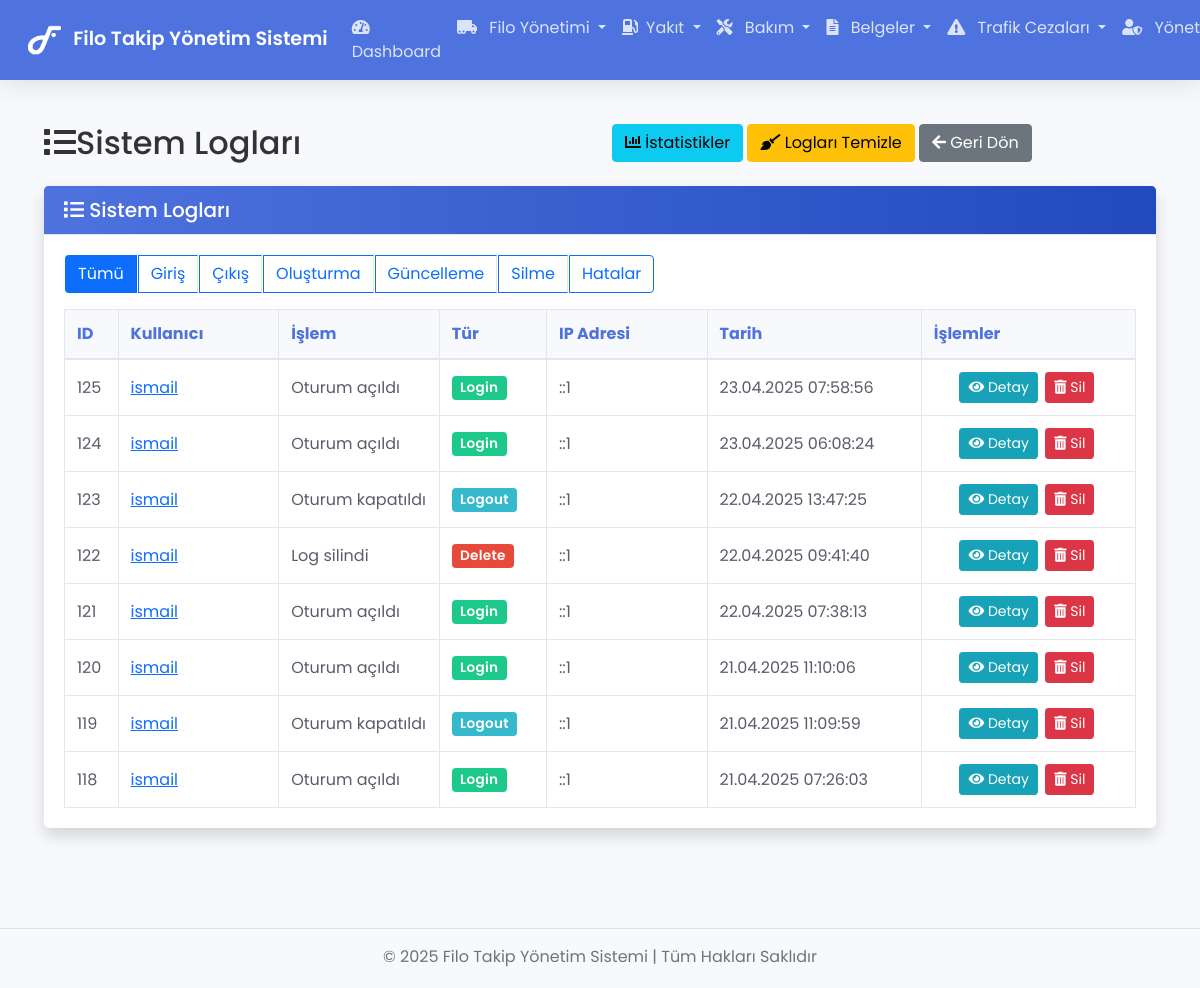
Screenshot of /logs (signed in) with the database file from the repository.
### tables this page shows
CREATE TABLE `system_logs` (
  `id` int(11) NOT NULL,
  `user_id` int(11) DEFAULT NULL,
  `action` varchar(255) NOT NULL,
  `type` varchar(50) NOT NULL,
  `ip_address` varchar(50) NOT NULL,
  `details` text DEFAULT NULL,
  `created_at` timestamp NOT NULL DEFAULT current_timestamp()
);

CREATE TABLE `users` (
  `id` int(11) NOT NULL,
  `name` varchar(100) NOT NULL,
  `email` varchar(100) NOT NULL,
  `password` varchar(255) NOT NULL,
  `role` enum('admin','user') NOT NULL DEFAULT 'user',
  `created_at` timestamp NOT NULL DEFAULT current_timestamp(),
  `surname` varchar(50) DEFAULT NULL
);

### app/Controllers/Logs.php (called while the page is built, shortened)
<?php
class Logs extends Controller {
    private $logModel;
    public function __construct() {
        $this->logModel = $this->model('Log');
    }
    public function index() {
        $logs = $this->logModel->getLogs();
        $data = [
            'title' => 'Sistem Logları',
            'logs' => $logs
        ];
        $this->view('logs/index', $data);
    }
}

### app/Core/App.php (called while the page is built, shortened)
<?php
class App {
    protected $currentController;
    protected $currentMethod = 'index';
    public function __construct() {
        $url = $this->getUrl();
        if (!empty($url) && isset($url[0])) {
            $controllerName = ucwords($url[0]);
            $controllerClass = 'App\\Controllers\\' . $controllerName;
            if (class_exists($controllerClass)) {
                unset($url[0]);
            } else {
                error_log('Hata: Controller bulunamadı: ' . $controllerClass);
                $this->errorPage('Controller bulunamadı: ' . $controllerName);
                return;
            }
        }
        try {
            $this->currentController = new $controllerClass();
        } catch (\Throwable $e) {
            error_log('Hata: Controller oluşturulamadı: ' . $e->getMessage());
            $this->errorPage('Controller oluşturulamadı: ' . $e->getMessage());
            return;
        }
        $this->params = $url ? array_values($url) : [];
        try {
            call_user_func_array([$this->currentController, $this->currentMethod], $this->params);
        } catch (\ArgumentCountError $e) {
            error_log('Hata: Parametre sayısı hatası: ' . $e->getMessage());
            $this->errorPage('Yanlış sayıda parametre: ' . $e->getMessage());
        } catch (\Throwable $e) {
            error_log('Hata: ' . $e->getMessage() . "\n" . $e->getTraceAsString());
            $this->errorPage($e->getMessage());
        }
    }
    public function getUrl(): array {
        if (isset($_GET['url'])) {
            $url = rtrim($_GET['url'], '/');
            $url = filter_var($url, FILTER_SANITIZE_URL);
            $url = explode('/', $url);
            return $url;
        }
        return [];
    }
}

### index.php (called while the page is built, shortened)
<?php
$app = new App();

### app/Core/Database.php (called while the page is built, shortened)
<?php
class Database {
    private $host = DB_HOST;
    private $user = DB_USER;
    private $pass = DB_PASS;
    private $dbname = DB_NAME;
    private $dbh;
    private $stmt;
    public function __construct() {
        $dsn = 'mysql:host=' . $this->host . ';dbname=' . $this->dbname . ';charset=utf8';
        $options = [
            \PDO::ATTR_PERSISTENT => true,
            \PDO::ATTR_ERRMODE => \PDO::ERRMODE_EXCEPTION,
            \PDO::ATTR_DEFAULT_FETCH_MODE => \PDO::FETCH_OBJ,
            \PDO::ATTR_EMULATE_PREPARES => false
        ];
        try {
            $this->dbh = new \PDO($dsn, $this->user, $this->pass, $options);
        } catch (\PDOException $e) {
            $this->error = $e->getMessage();
            echo $this->error;
        }
    }
    public function query(string $sql): bool {
        try {
            $this->stmt = $this->dbh->prepare($sql);
            return true;
        } catch (\PDOException $e) {
            error_log("Database::query - PDO Hatası: " . $e->getMessage());
            return false;
        }
    }
    public function execute(): bool {
        try {
            return $this->stmt->execute();
        } catch (\PDOException $e) {
            error_log("Database::execute - PDO Hatası: " . $e->getMessage());
            return false;
        }
    }
    public function resultSet(): array|false {
        try {
            if ($this->execute()) {
                return $this->stmt->fetchAll();
            }
            return false;
        } catch (\PDOException $e) {
            error_log("Database::resultSet - PDO Hatası: " . $e->getMessage());
            return false;
        }
    }
}

### app/Models/Log.php (called while the page is built, shortened)
<?php
class Log
{
    private $db;
    public function __construct()
    {
        $this->db = new Database;
    }
    public function getLogs($limit = null)
    {
        if ($limit) {
            $this->db->query('SELECT sl.*, u.name as user_name
                              FROM system_logs sl
                              LEFT JOIN users u ON sl.user_id = u.id
                              ORDER BY sl.created_at DESC
                              LIMIT :limit');
            $this->db->bind(':limit', $limit);
        } else {
            $this->db->query('SELECT sl.*, u.name as user_name
                              FROM system_logs sl
                              LEFT JOIN users u ON sl.user_id = u.id
                              ORDER BY sl.created_at DESC');
        }
        return $this->db->resultSet();
    }
}

### app/views/logs/index.php (the view, shortened to what this page needs)
<?php require APPROOT . '/views/inc/header.php'; ?>
<div class="container-fluid mt-4">
    <div class="row mb-3">
        <div class="col-md-6">
            <h2><i class="fas fa-list mr-2"></i><?php echo $data['title']; ?></h2>
        </div>
        <div class="col-md-6">
            <div class="float-right">
                <a href="<?php echo URLROOT; ?>/logs/stats" class="btn btn-info">
                    <i class="fas fa-chart-bar mr-1"></i> İstatistikler
                </a>
                <a href="<?php echo URLROOT; ?>/logs/clean" class="btn btn-warning">
                    <i class="fas fa-broom mr-1"></i> Logları Temizle
                </a>
                <a href="<?php echo URLROOT; ?>/dashboard" class="btn btn-secondary">
                    <i class="fas fa-arrow-left mr-1"></i> Geri Dön
                </a>
            </div>
        </div>
    </div>
    <div class="card shadow">
        <div class="card-header bg-primary text-white">
            <h5 class="mb-0"><i class="fas fa-list mr-2"></i> Sistem Logları</h5>
        </div>
        <div class="card-body">
            <div class="row mb-3">
                <div class="col-md-12">
                    <div class="btn-group">
                        <a href="<?php echo URLROOT; ?>/logs" class="btn btn-outline-primary <?php echo !isset($data['type']) ? 'active' : ''; ?>">
                            Tümü
                        </a>
                        <a href="<?php echo URLROOT; ?>/logs/type/login" class="btn btn-outline-primary <?php echo (isset($data['type']) && $data['type'] == 'login') ? 'active' : ''; ?>">
                            Giriş
                        </a>
                        <a href="<?php echo URLROOT; ?>/logs/type/logout" class="btn btn-outline-primary <?php echo (isset($data['type']) && $data['type'] == 'logout') ? 'active' : ''; ?>">
                            Çıkış
                        </a>
                        <a href="<?php echo URLROOT; ?>/logs/type/create" class="btn btn-outline-primary <?php echo (isset($data['type']) && $data['type'] == 'create') ? 'active' : ''; ?>">
                            Oluşturma
                        </a>
                        <a href="<?php echo URLROOT; ?>/logs/type/update" class="btn btn-outline-primary <?php echo (isset($data['type']) && $data['type'] == 'update') ? 'active' : ''; ?>">
                            Güncelleme
                        </a>
                        <a href="<?php echo URLROOT; ?>/logs/type/delete" class="btn btn-outline-primary <?php echo (isset($data['type']) && $data['type'] == 'delete') ? 'active' : ''; ?>">
                            Silme
                        </a>
                        <a href="<?php echo URLROOT; ?>/logs/type/error" class="btn btn-outline-primary <?php echo (isset($data['type']) && $data['type'] == 'error') ? 'active' : ''; ?>">
                            Hatalar
                        </a>
                    </div>
                </div>
            </div>
            <?php if(!empty($data['logs'])) : ?>
                <div class="table-responsive">
                    <table class="table table-bordered table-hover">
                        <thead class="thead-dark">
                            <tr>
                                <th width="5%">ID</th>
                                <th width="15%">Kullanıcı</th>
                                <th width="15%">İşlem</th>
                                <th width="10%">Tür</th>
                                <th width="15%">IP Adresi</th>
                                <th width="20%">Tarih</th>
                                <th width="20%">İşlemler</th>
                            </tr>
                        </thead>
                        <tbody>
                            <?php foreach($data['logs'] as $log) : ?>
                                <tr>
                                    <td><?php echo $log->id; ?></td>
                                    <td>
                                        <?php if($log->user_id) : ?>
                                            <a href="<?php echo URLROOT; ?>/logs/user/<?php echo $log->user_id; ?>">
                                                <?php echo $log->user_name; ?>
                                            </a>
                                        <?php else : ?>
                                            <span class="text-muted">Sistem</span>
                                        <?php endif; ?>
                                    </td>
                                    <td><?php echo $log->action; ?></td>
                                    <td>
                                        <?php
                                            $badgeClass = 'badge-secondary';
                                            switch($log->type) {
                                                case 'login':
                                                    $badgeClass = 'badge-success';
                                                    break;
                                                case 'logout':
                                                    $badgeClass = 'badge-info';
                                                    break;
                                                case 'delete':
                                                    $badgeClass = 'badge-danger';
                                                    break;
                                            }
                                        ?>
                                        <span class="badge <?php echo $badgeClass; ?>">
                                            <?php echo ucfirst($log->type); ?>
                                        </span>
                                    </td>
                                    <td><?php echo $log->ip_address; ?></td>
                                    <td><?php echo date('d.m.Y H:i:s', strtotime($log->created_at)); ?></td>
                                    <td>
                                        <a href="<?php echo URLROOT; ?>/logs/show/<?php echo $log->id; ?>" class="btn btn-sm btn-info">
                                            <i class="fas fa-eye mr-1"></i> Detay
                                        </a>
                                        <form class="d-inline" action="<?php echo URLROOT; ?>/logs/delete/<?php echo $log->id; ?>" method="POST">
                                            <button type="submit" class="btn btn-sm btn-danger" onclick="return confirm('Bu log kaydını silmek istediğinize emin misiniz?')">
                                                <i class="fas fa-trash-alt mr-1"></i> Sil
                                            </button>
                                        </form>
                                    </td>
                                </tr>
                            <?php endforeach; ?>
                        </tbody>
                    </table>
                </div>
            <?php else : ?>
                <div class="alert alert-info">
                    <i class="fas fa-info-circle mr-1"></i> Gösterilecek log kaydı bulunamadı.
                </div>
            <?php endif; ?>
        </div>
    </div>
</div>
<?php require APPROOT . '/views/inc/footer.php'; ?>

### public/css/style.css (style rules this page uses)
body { font-family: 'Poppins', sans-serif; background-color: #f8f9fc; color: #333; padding-bottom: 60px; }
.card { margin-bottom: 20px; border: 0; border-radius: 0.35rem; box-shadow: 0 0.15rem 1.75rem 0 rgba(58, 59, 69, 0.1); }
.card-header { background-color: #f8f9fc; border-bottom: 1px solid #e3e6f0; padding: 0.75rem 1.25rem; font-weight: 600; }
.card-body { padding: 1.25rem; }
.table { margin-bottom: 0; color: #5a5c69; width: 100%; border-collapse: collapse; }
.table thead th { vertical-align: bottom; border-bottom: 2px solid #e3e6f0; background-color: #f8f9fc; font-weight: 700; color: #4e73df; }
.table th, .table td { padding: 0.75rem; vertical-align: middle; border-top: 1px solid #e3e6f0; }
.table-bordered { border: 1px solid #e3e6f0; }
.table-bordered th, .table-bordered td { border: 1px solid #e3e6f0; }
.badge { display: inline-block; padding: 0.35em 0.65em; font-size: 75%; font-weight: 600; line-height: 1; text-align: center; white-space: nowrap; vertical-align: baseline; border-radius: 0.25rem; }
.badge-success { background-color: #1cc88a; color: #fff; }
.badge-info { background-color: #36b9cc; color: #fff; }
.badge-danger { background-color: #e74a3b; color: #fff; }
.btn { display: inline-block; font-weight: 400; text-align: center; vertical-align: middle; user-select: none; padding: 0.375rem 0.75rem; font-size: 1rem; line-height: 1.5; border-radius: 0.25rem; transition: color 0.15s ease-in-out, background-color 0.15s ease-in-out, border-color 0.15s ease-in-out, box-shadow 0.15s ease-in-out; }
.btn-sm { padding: 0.25rem 0.5rem; font-size: 0.875rem; line-height: 1.5; border-radius: 0.2rem; }
.btn-group { position: relative; display: inline-flex; vertical-align: middle; border-radius: 0.25rem; overflow: visible; }
.btn-group .btn { position: relative; flex: 1 1 auto; border-radius: 0.25rem; margin: 0 1px; }
.btn-group .btn:not(:last-child) { border-right: 1px solid rgba(0, 0, 0, 0.1); }
.table-responsive { width: 100% !important; overflow-x: auto; -webkit-overflow-scrolling: touch; }
.table th { font-weight: 600; vertical-align: middle !important; }
.table td { vertical-align: middle !important; }
.table th, .table td { vertical-align: middle !important; padding: 0.75rem; }
.card-header { padding: 0.75rem 1.25rem; margin-bottom: 0; border-bottom: 1px solid #e3e6f0; }
.bg-primary { background-color: #4e73df !important; }
.btn { display: inline-block !important; visibility: visible !important; opacity: 1 !important; }
.btn-group .btn { margin-right: 2px; display: inline-block !important; }
.btn-sm { padding: 0.25rem 0.5rem !important; font-size: 0.875rem !important; line-height: 1.5 !important; border-radius: 0.2rem !important; margin-right: 3px !important; display: inline-block !important; visibility: visible !important; opacity: 1 !important; position: static !important; }
td .btn-info { color: #fff !important; background-color: #17a2b8 !important; border-color: #17a2b8 !important; }
td .btn-danger { color: #fff !important; background-color: #dc3545 !important; border-color: #dc3545 !important; }
.fa-eye:before { content: "\f06e" !important; }
td:last-child { min-width: 140px !important; white-space: nowrap !important; text-align: center !important; overflow: visible !important; position: static !important; }
.card { transition: all 0.3s ease; }
.bg-primary { background-image: linear-gradient(to right, #4e73df, #224abe) !important; }
.badge { padding: 0.4em 0.6em; font-size: 85%; font-weight: 600; letter-spacing: 0.3px; }

### rows the page displays
system_logs: id "125", user.name "ismail", action "Oturum açıldı", type "Login", ip_address "::1", created_at "23.04.2025 07:58:56"
system_logs: id "124", user.name "ismail", action "Oturum açıldı", type "Login", ip_address "::1", created_at "23.04.2025 06:08:24"
system_logs: id "123", user.name "ismail", action "Oturum kapatıldı", type "Logout", ip_address "::1", created_at "22.04.2025 13:47:25"
system_logs: id "122", user.name "ismail", action "Log silindi", type "Delete", ip_address "::1", created_at "22.04.2025 09:41:40"
system_logs: id "121", user.name "ismail", action "Oturum açıldı", type "Login", ip_address "::1", created_at "22.04.2025 07:38:13"
system_logs: id "120", user.name "ismail", action "Oturum açıldı", type "Login", ip_address "::1", created_at "21.04.2025 11:10:06"
system_logs: id "119", user.name "ismail", action "Oturum kapatıldı", type "Logout", ip_address "::1", created_at "21.04.2025 11:09:59"
system_logs: id "118", user.name "ismail", action "Oturum açıldı", type "Login", ip_address "::1", created_at "21.04.2025 07:26:03"

### other values shown
SITENAME "Filo Takip Yönetim Sistemi"
$data['title'] "Sistem Logları"
